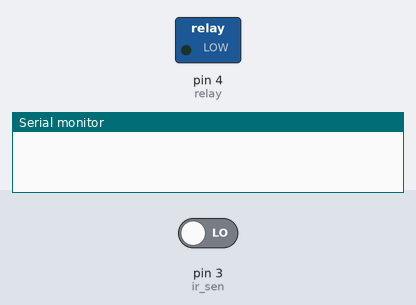
A sketch run on a simulated Arduino Uno, built with avr-gcc and run on an emulated ATmega328P. Parts: switched loads named in the sketch (green lamp = pin HIGH), the last lines printed to the serial monitor. Inputs (shaded band) come from the test bench; at power-on: pin 3 (ir_sen) LOW.

Above: at 1.2 s.
1.3 s: pin 3 (ir_sen) driven HIGH
At 2.5 s:
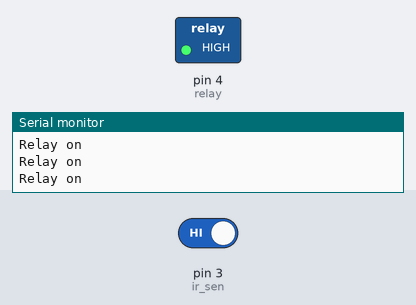
2.8 s: pin 3 (ir_sen) driven LOW
At 3.9 s:
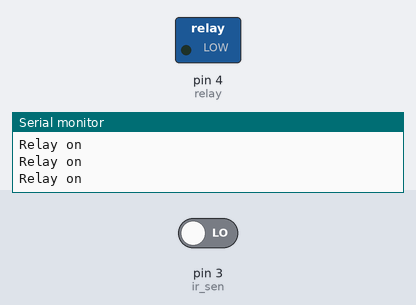
Timing chart, 0 to 5.8 s (numbered marks = the images above; inputs shaded):
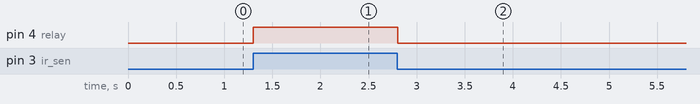

The sketch:

relay_ir.ino
```cpp
int ir_sen=3;
int relay=4;
int val=0;
void setup(){
  Serial.begin(9600);
  pinMode(ir_sen,INPUT);
  pinMode(relay,OUTPUT);
  }
  void loop(){
    val=digitalRead(ir_sen);

    if(val){
      digitalWrite(relay,HIGH);
      Serial.println("Relay on");
  }
  if(!val)
    digitalWrite(relay,LOW);

  }
```

Measured:
- after the input at 1.3 s, pin 4 (relay): LOW → HIGH at once
- after the input at 2.8 s, pin 4 (relay): HIGH → LOW at once
